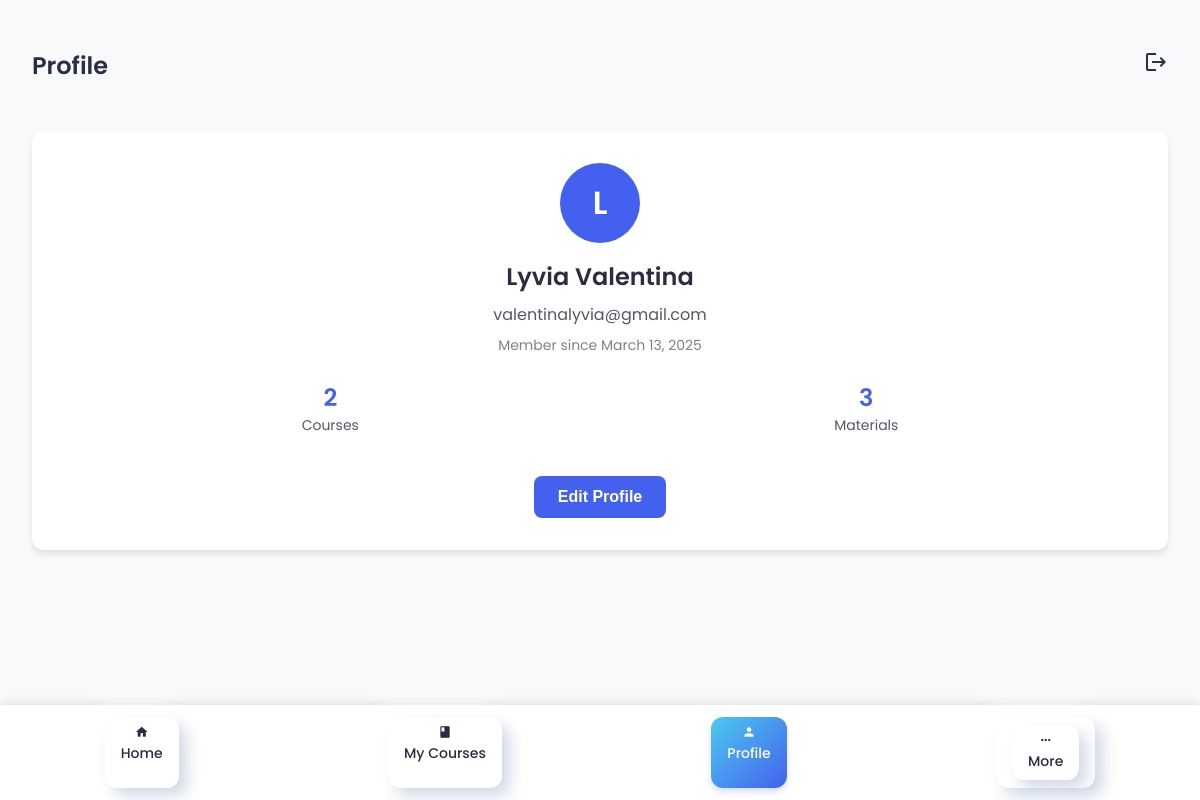
The app's page /profile.php (signed in) with its own data.
### tables this page shows
CREATE TABLE `users` (
  `user_id` int(11) NOT NULL,
  `full_name` varchar(100) NOT NULL,
  `email` varchar(100) NOT NULL,
  `password` varchar(255) NOT NULL,
  `registration_date` timestamp NOT NULL DEFAULT current_timestamp()
);

### profile.php (the view, shortened to what this page needs)
<?php
require_once 'config.php';
$user_id = $_SESSION["user_id"];
$user_sql = "SELECT user_id, full_name, email, registration_date FROM users WHERE user_id = ?";
$user = null;
if($stmt = mysqli_prepare($conn, $user_sql)){
    mysqli_stmt_bind_param($stmt, "i", $user_id);
    if(mysqli_stmt_execute($stmt)){
        $result = mysqli_stmt_get_result($stmt);
        if(mysqli_num_rows($result) == 1){
            $user = mysqli_fetch_assoc($result);
        } else {
            header("location: logout.php");
            exit;
        }
    } else {
        $error_message = "Oops! Something went wrong. Please try again later.";
    }
}
$stats_sql = "SELECT COUNT(*) as total_courses,
             (SELECT COUNT(*) FROM registrations r JOIN course_materials cm ON r.course_id = cm.course_id
              WHERE r.user_id = ? GROUP BY r.user_id) as total_materials
             FROM registrations WHERE user_id = ?";
$stats = ['total_courses' => 0, 'total_materials' => 0];
if($stmt = mysqli_prepare($conn, $stats_sql)){
    mysqli_stmt_bind_param($stmt, "ii", $user_id, $user_id);
    if(mysqli_stmt_execute($stmt)){
        $result = mysqli_stmt_get_result($stmt);
        if(mysqli_num_rows($result) == 1){
            $row = mysqli_fetch_assoc($result);
            $stats['total_courses'] = $row['total_courses'];
            $stats['total_materials'] = $row['total_materials'] ? $row['total_materials'] : 0;
        }
    }
}
$registration_date = new DateTime($user['registration_date']);
$formatted_date = $registration_date->format('F j, Y');
?>
<!DOCTYPE html>
<html lang="en">
<head>
    <link rel="stylesheet" href="css/styles6.css">
</head>
<body>
    <div class="container">
        <div id="app" class="app-frame">
            <div id="main-content">
                <div id="profile" class="screen">
                    <div class="header">
                        <div class="header-title">Profile</div>
                        <div class="header-actions">
                            <a href="login.php"><span class="material-icons">logout</span></a>
                        </div>
                    </div>
                    <div class="content">
                        <div class="profile-view">
                            <div class="profile-card view-profile-section">
                                <div class="profile-avatar">
                                    <?php echo strtoupper(substr($user['full_name'], 0, 1)); ?>
                                </div>
                                <div class="profile-info">
                                    <div class="profile-name"><?php echo $user['full_name']; ?></div>
                                    <div class="profile-email"><?php echo $user['email']; ?></div>
                                    <div class="profile-date">Member since <?php echo $formatted_date; ?></div>
                                </div>
                                <div class="stats-container">
                                    <div class="stat-item">
                                        <div class="stat-value"><?php echo $stats['total_courses']; ?></div>
                                        <div class="stat-label">Courses</div>
                                    </div>
                                    <div class="stat-item">
                                        <div class="stat-value"><?php echo $stats['total_materials']; ?></div>
                                        <div class="stat-label">Materials</div>
                                    </div>
                                </div>
                                <button id="showEditProfileBtn" class="edit-profile-btn">Edit Profile</button>
                            </div>
                        </div>
                    </div>
                    <?php include 'bottom-nav.php'; ?>
                </div>
            </div>
        </div>
    </div>
</body>
</html>

### css/styles6.css (style rules this page uses)
:root { --primary: #4361ee; --primary-light: #4cc9f0; --secondary: #3f37c9; --background: #f8f9fa; --white: #ffffff; --text: #2b2d42; --shadow: 0 4px 6px rgba(0, 0, 0, 0.1); --neumorphism-shadow: 8px 8px 16px #d1d9e6, -8px -8px 16px #ffffff; }
body { font-family: 'Poppins', sans-serif; background: var(--background); color: var(--text); margin: 0; padding: 0; padding-bottom: 60px; }
body { padding-bottom: 60px; }
.content { padding-bottom: 60px; }
.container { max-width: 1200px; margin: 0 auto; padding: 2rem; }
.header { display: flex; justify-content: space-between; align-items: center; padding: 1rem 0; margin-bottom: 2rem; }
.header-title { font-size: 1.5rem; font-weight: 600; color: var(--text); }
.header-actions .material-icons { font-size: 1.5rem; color: var(--text); cursor: pointer; transition: color 0.3s ease; }
.profile-card { background: var(--white); border-radius: 12px; padding: 2rem; box-shadow: var(--shadow); margin-bottom: 2rem; text-align: center; }
.profile-avatar { width: 80px; height: 80px; border-radius: 50%; background: var(--primary); color: var(--white); display: flex; align-items: center; justify-content: center; font-size: 2rem; font-weight: 600; margin: 0 auto 1rem; }
.profile-info { margin-bottom: 1.5rem; }
.profile-name { font-size: 1.5rem; font-weight: 600; margin-bottom: 0.5rem; }
.profile-email { font-size: 1rem; color: var(--text); opacity: 0.8; margin-bottom: 0.5rem; }
.profile-date { font-size: 0.875rem; color: var(--text); opacity: 0.6; }
.stats-container { display: flex; justify-content: space-around; margin: 1.5rem 0; }
.stat-item { text-align: center; }
.stat-value { font-size: 1.5rem; font-weight: 600; color: var(--primary); }
.stat-label { font-size: 0.875rem; color: var(--text); opacity: 0.8; }
.edit-profile-btn { background: var(--primary); color: var(--white); border: none; border-radius: 8px; padding: 0.75rem 1.5rem; font-size: 1rem; font-weight: 600; cursor: pointer; transition: all 0.3s ease; margin-top: 1rem; }

### records on screen
users: full_name "L", full_name "Lyvia Valentina", email "valentinalyvia@gmail.com", registration_date "March 13, 2025"

### other values on screen
$stats['total_courses'] "2"
$stats['total_materials'] "3"
